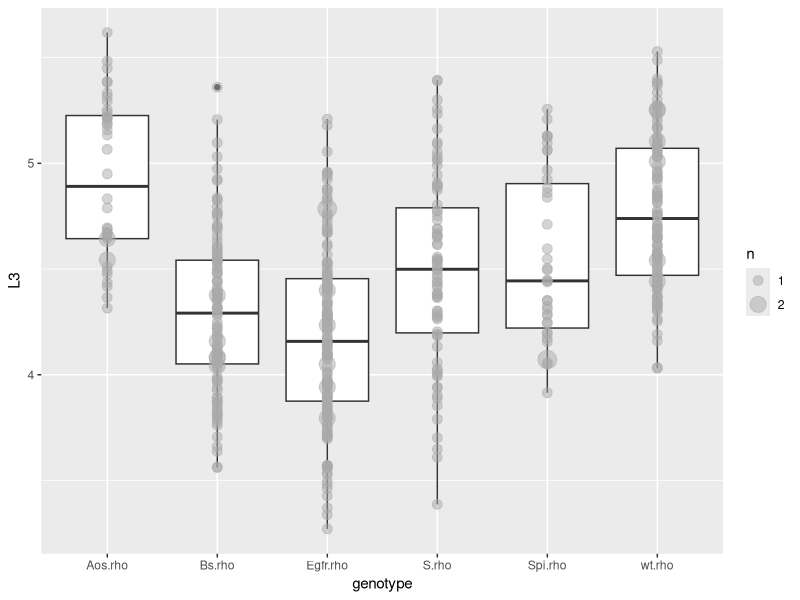
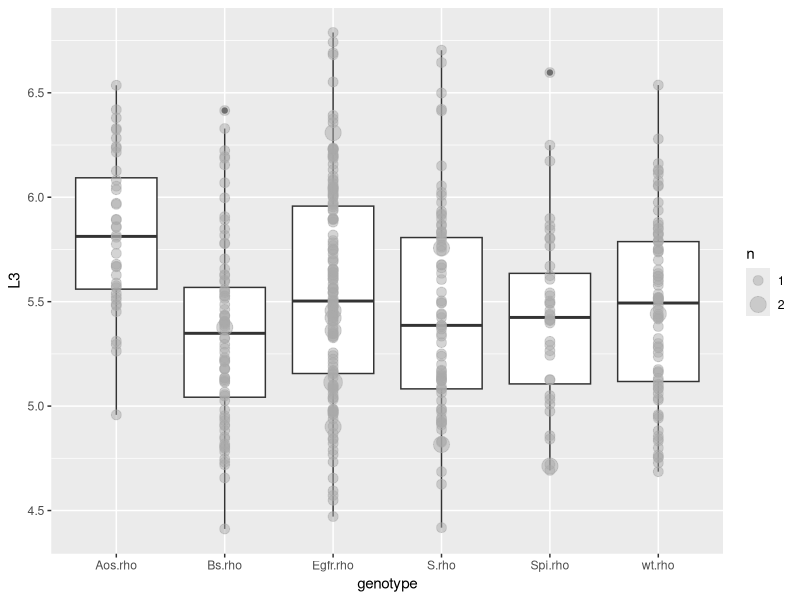
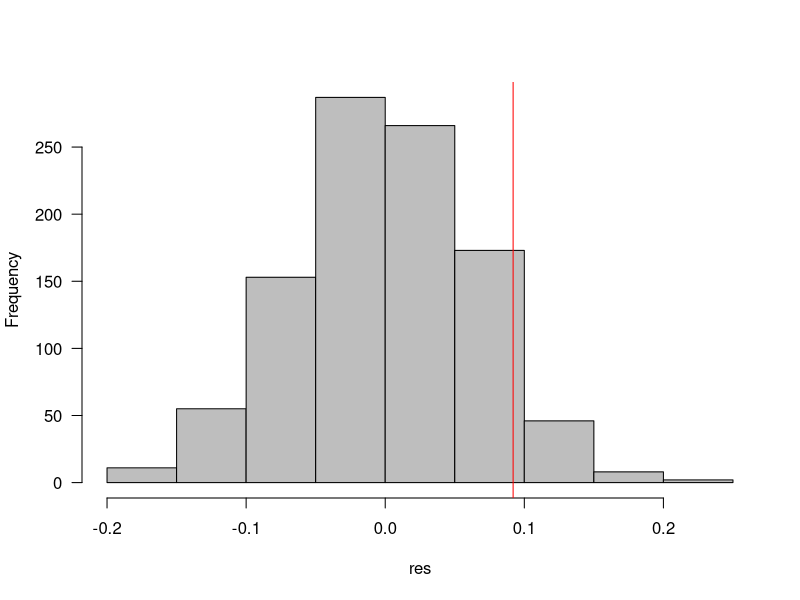
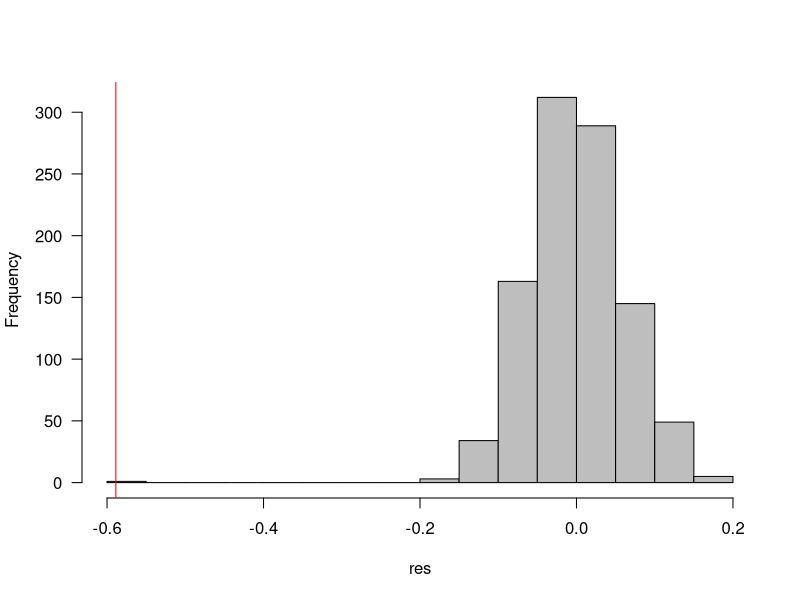
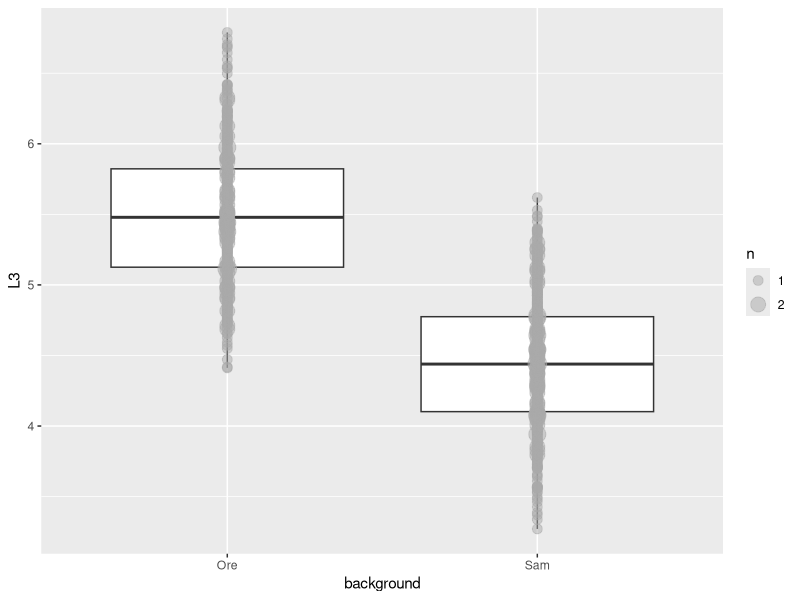

These charts were generated, in order, by the following R code:
library("tidyverse")

Genetic_Background_Interactions <- read_csv("GeneticBackgroundVeinMutantInteractionsFinal.csv")

#Change second gene to say WT if it does not have a second mutation -> get rid of NA in this column 
Genetic_Background_Interactions$gene2[is.na(Genetic_Background_Interactions$gene2)] <- "wt"

#only want to deal with two genes for now, not three
Genetic_Background_Interactions <- mutate(Genetic_Background_Interactions,
                                          genotype=interaction(gene1, rhomboid))

#change relevant columns to factors 
columns_to_factors <- c(1:4,6:7,13)
Genetic_Background_Interactions[,columns_to_factors] <- lapply(Genetic_Background_Interactions[,columns_to_factors], as.factor)

#omit remaining NAs 
Genetic_Background_Interactions <- na.omit(Genetic_Background_Interactions)

#should backgrounds be seperated out -for now yes
Genetic_Ore_Interactions <-Genetic_Background_Interactions %>% 
filter(background == "Ore") %>%
  select(L3, genotype) 


Genetic_Sam_Interactions <-Genetic_Background_Interactions %>% 
  filter(background == "Sam") %>%
  select(L3, genotype)


(ggplot(Genetic_Sam_Interactions,aes(genotype, L3))
  + geom_boxplot()
  + stat_sum(colour="darkgray",alpha=0.5)
  + scale_size(breaks=1:2, range=c(3,6))
)


(ggplot(Genetic_Ore_Interactions,aes(genotype, L3))
  + geom_boxplot()
  + stat_sum(colour="darkgray",alpha=0.5)
  + scale_size(breaks=1:2, range=c(3,6))
)



#Egfr.rho in L3 may be a good one to start with - want to do this with only one gene(that looks interesting) right now 


Ore_Egfr <- Genetic_Ore_Interactions %>%
  filter(genotype %in% c("wt.rho", "Egfr.rho"))

Sam_Egfr <- Genetic_Sam_Interactions %>%
  filter(genotype %in% c("wt.rho", "Egfr.rho"))


set.seed(13) ## for reproducibility
nsim <- 1000
res <- numeric(nsim) ## set aside space for results
for (i in 1:nsim) {
  ## standard approach: scramble response value
  perm <- sample(nrow(Ore_Egfr))
  bdat <- transform(Ore_Egfr, L3=L3[perm])
  ## compute & store difference in means; store the value
  res[i] <- mean(bdat[bdat$genotype=="Egfr.rho","L3"])-
    mean(bdat[bdat$genotype=="wt.rho","L3"])
}

Egfr_L3 <- Ore_Egfr[Ore_Egfr$genotype=="Egfr.rho","L3"]
Egfr_L3 <- mean(Egfr_L3$L3)
wt_L3 <- Ore_Egfr[Ore_Egfr$genotype=="wt.rho","L3"]
wt_L3 <- mean(wt_L3$L3)
obs <- Egfr_L3- wt_L3
## append the observed value to the list of results
res <- c(res,obs)

hist(res,col="gray",las=1,main="")
abline(v=obs,col="red")


2*mean(res>=obs)  
mean(abs(res)>=abs(obs))


set.seed(13) ## for reproducibility
nsim <- 1000
res <- numeric(nsim) ## set aside space for results
for (i in 1:nsim) {
  ## standard approach: scramble response value
  perm <- sample(nrow(Sam_Egfr))
  bdat <- transform(Sam_Egfr, L3=L3[perm])
  ## compute & store difference in means; store the value
  res[i] <- mean(bdat[bdat$genotype=="Egfr.rho","L3"])-
    mean(bdat[bdat$genotype=="wt.rho","L3"])
}

Sam_L3 <- Sam_Egfr[Sam_Egfr$genotype=="Egfr.rho","L3"]
Sam_L3 <- mean(Sam_L3$L3)
wt_L3 <- Sam_Egfr[Sam_Egfr$genotype=="wt.rho","L3"]
wt_L3 <- mean(wt_L3$L3)
obs <- Sam_L3- wt_L3
## append the observed value to the list of results
res <- c(res,obs)

hist(res,col="gray",las=1,main="")
abline(v=obs,col="red")

2*mean(res<=obs)  
mean(abs(res)<=abs(obs))



(tt <- t.test(L3~genotype,data=Ore_Egfr,var.equal=TRUE))

(tt <- t.test(L3~genotype,data=Sam_Egfr,var.equal=TRUE))

#there is significant differences in the L3 vein length between Egfr.rho and wt.rho genotypes in SAM but not ORE. 
#Egfr may act as enhancer of rho in SAM but does not have same interaction in ORE

#I want to see if there is background differences for these genotypes 
#

(ggplot(Genetic_Background_Interactions,aes( background, L3))
  + geom_boxplot()
  + stat_sum(colour="darkgray",alpha=0.5)
  + scale_size(breaks=1:2, range=c(3,6))
)

